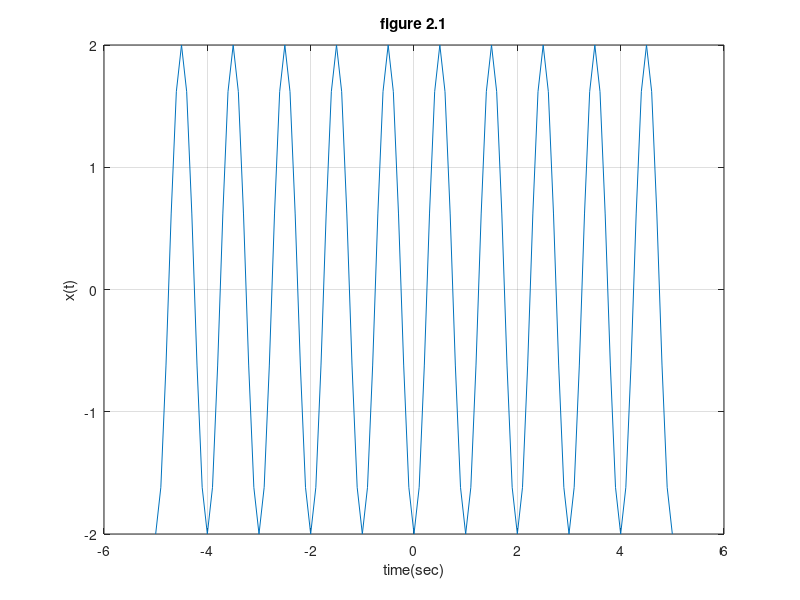

Reproduce this figure in MATLAB.
clear;
close all;
clc;
t=[-5:0.1:5];
x=2*sin((2*pi*t)-(pi/2));
plot(t,x);
grid on;
ylabel('x(t)');
xlabel('time(sec)');
title('figure 2.1');
